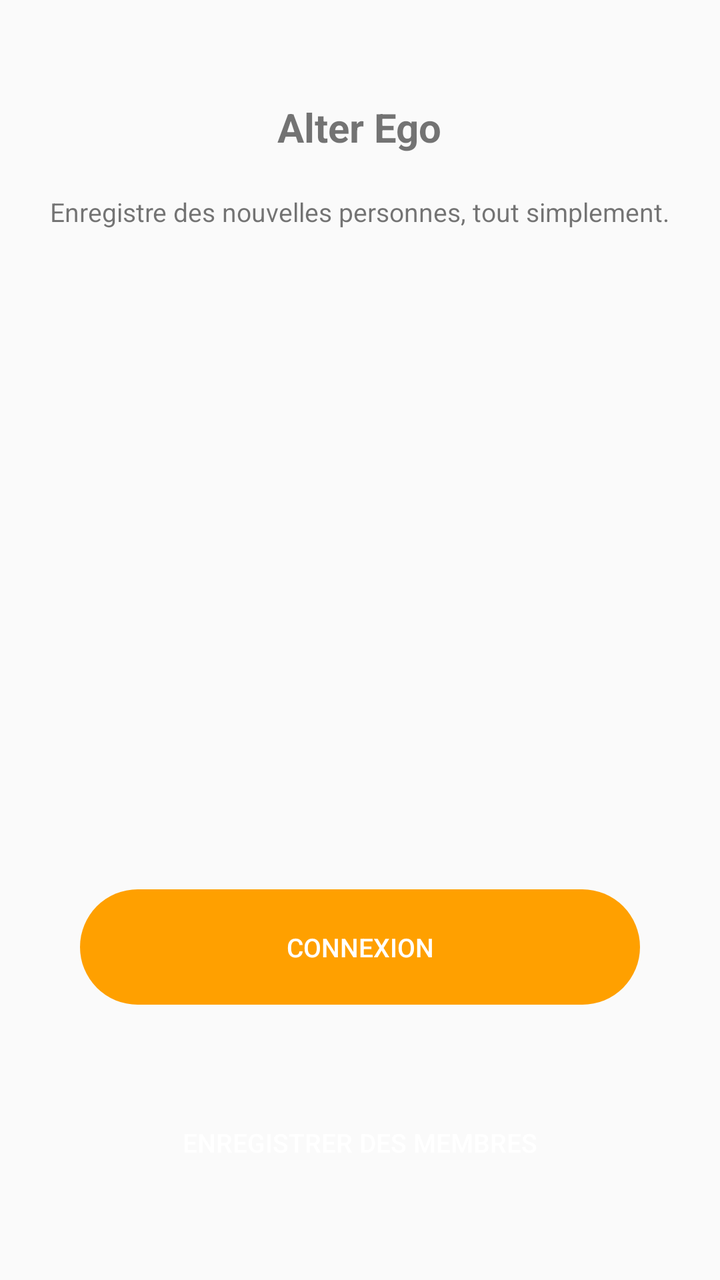
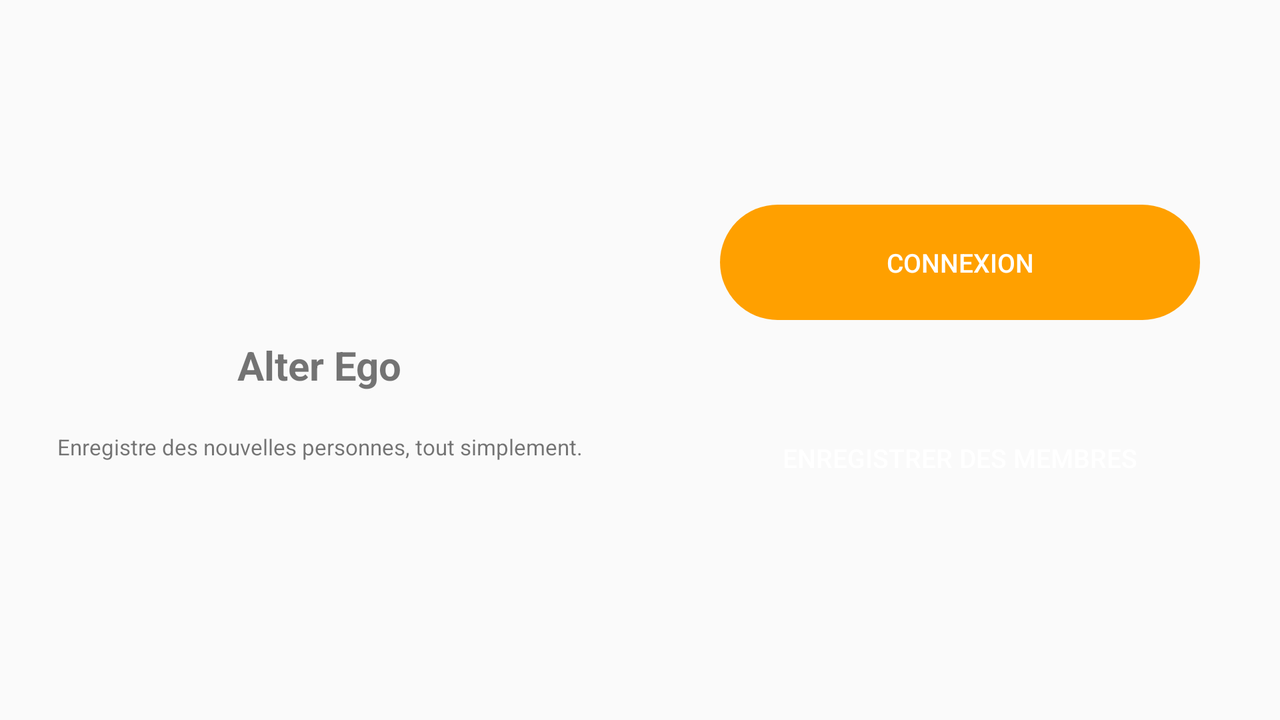

One screen, two layout resources from the same app: the default and the repository's alternative for another configuration. Each is rendered where Android would select it; the XML of both is given below.
<!-- AndroidManifest.xml: activity theme AppTheme.NoTitle -->
<!-- res/layout/activity_main.xml -->
<?xml version="1.0" encoding="utf-8"?>
<android.support.design.widget.CoordinatorLayout
    xmlns:android="http://schemas.android.com/apk/res/android"
    xmlns:tools="http://schemas.android.com/tools"
    android:id="@+id/main_activity_coordinator_layout"
    android:layout_width="match_parent"
    android:layout_height="match_parent"
    tools:context="com.alain.mk.mygestion.MainActivity">

    
    <LinearLayout
        android:layout_width="match_parent"
        android:layout_height="match_parent"
        android:gravity="center"
        android:orientation="vertical">

        
        <ImageView
            android:layout_width="wrap_content"
            android:layout_height="wrap_content"
            android:background="@drawable/userphoto"
            android:layout_margin="@dimen/default_large_margin"/>

        
        <TextView
            android:layout_width="wrap_content"
            android:layout_height="wrap_content"
            android:text="@string/app_name"
            android:textSize="@dimen/default_title_size"
            android:textStyle="bold"
            android:layout_margin="@dimen/default_margin"/>

        
        <TextView
            android:layout_width="wrap_content"
            android:layout_height="wrap_content"
            android:textSize="@dimen/default_text_size"
            android:text="@string/main_activity_description"
            android:layout_margin="@dimen/default_margin"/>

        
        <LinearLayout
            android:layout_width="match_parent"
            android:layout_height="match_parent"
            android:gravity="bottom"
            android:orientation="vertical"
            android:layout_margin="@dimen/default_large_margin">

            
            <Button
                android:id="@+id/main_activity_button_login"
                android:layout_width="match_parent"
                android:layout_height="wrap_content"
                android:text="@string/login"
                android:textColor="#fff"
                android:textSize="@dimen/default_text_size"
                android:background="@drawable/button_radius_accent_col"
                style="?android:attr/borderlessButtonStyle"
                android:layout_margin="@dimen/default_large_margin"
                android:padding="@dimen/default_large_margin"/>

            
            <Button
                android:id="@+id/main_activity_button_register"
                android:layout_width="match_parent"
                android:layout_height="wrap_content"
                android:text="@string/chat_with_mentor"
                android:textColor="#fff"
                android:textSize="@dimen/default_text_size"
                android:background="@drawable/button_radius_primary_col"
                style="?android:attr/borderlessButtonStyle"
                android:layout_margin="@dimen/default_large_margin"
                android:padding="@dimen/default_large_margin"/>

        </LinearLayout>

    </LinearLayout>

</android.support.design.widget.CoordinatorLayout>
<!-- resources referenced by this layout -->
<resources>
  <dimen name="default_large_margin">20dip</dimen>
  <dimen name="default_margin">10dip</dimen>
  <dimen name="default_text_size">13sp</dimen>
  <dimen name="default_title_size">20sp</dimen>
  <!-- drawable button_radius_accent_col (drawable) -->
  <?xml version="1.0" encoding="utf-8"?>
  <shape xmlns:android="http://schemas.android.com/apk/res/android"
      android:shape="rectangle">
  
      <size android:height="40dp"
          android:width="100dp"/>
  
      <solid android:color="@color/colorAccent"/>
  
      <corners android:radius="50dp"/>
  
  </shape>
  <string name="app_name">Alter Ego</string>
  <string name="chat_with_mentor">Enregistrer des membres</string>
  <string name="login">Connexion</string>
  <string name="main_activity_description">Enregistre des nouvelles personnes, tout simplement.</string>
  <style name="AppTheme.NoTitle" parent="AppTheme">
          <item name="windowNoTitle">true</item>
          <item name="windowActionBar">false</item>
          <item name="actionBarTheme">@null</item>
      </style>
  <color name="colorAccent">#FFA000</color>
  <style name="AppTheme" parent="Theme.AppCompat.Light.DarkActionBar">
          
          <item name="colorPrimary">@color/colorPrimary</item>
          <item name="colorPrimaryDark">@color/colorPrimaryDark</item>
          <item name="colorAccent">@color/colorAccent</item>
      </style>
  <color name="colorPrimary">#039BE5</color>
  <color name="colorPrimaryDark">#0288D1</color>
</resources>
<!-- res/layout-land/activity_main.xml (the repository's variant of the layout above) -->
<!-- drawn on the phone turned sideways -->
<?xml version="1.0" encoding="utf-8"?>
<android.support.design.widget.CoordinatorLayout
    xmlns:android="http://schemas.android.com/apk/res/android"
    xmlns:tools="http://schemas.android.com/tools"
    android:id="@+id/main_activity_coordinator_layout"
    android:layout_width="match_parent"
    android:layout_height="match_parent"
    tools:context="com.alain.mk.mygestion.MainActivity">

    <LinearLayout
        android:layout_width="match_parent"
        android:layout_height="match_parent"
        android:orientation="horizontal">

    
    <LinearLayout
        android:layout_width="match_parent"
        android:layout_height="match_parent"
        android:layout_weight="1"
        android:gravity="center"
        android:orientation="vertical">

        
        <ImageView
            android:layout_width="wrap_content"
            android:layout_height="wrap_content"
            android:background="@drawable/userphoto"
            android:layout_margin="@dimen/default_large_margin"/>

        
        <TextView
            android:layout_width="wrap_content"
            android:layout_height="wrap_content"
            android:text="@string/app_name"
            android:textSize="@dimen/default_title_size"
            android:textStyle="bold"
            android:layout_margin="@dimen/default_margin"/>

        
        <TextView
            android:layout_width="wrap_content"
            android:layout_height="wrap_content"
            android:textSize="@dimen/default_text_size_land"
            android:text="@string/main_activity_description"
            android:layout_margin="@dimen/default_margin"/>
    </LinearLayout>
        
        <LinearLayout
            android:layout_width="match_parent"
            android:layout_height="match_parent"
            android:layout_weight="1"
            android:gravity="center"
            android:orientation="vertical"
            android:layout_margin="@dimen/default_large_margin">

            
            <Button
                android:id="@+id/main_activity_button_login"
                android:layout_width="match_parent"
                android:layout_height="wrap_content"
                android:text="@string/login"
                android:textColor="#fff"
                android:textSize="@dimen/default_text_size"
                android:background="@drawable/button_radius_accent_col"
                style="?android:attr/borderlessButtonStyle"
                android:layout_margin="@dimen/default_large_margin"
                android:padding="@dimen/default_large_margin"/>

            
            <Button
                android:id="@+id/main_activity_button_register"
                android:layout_width="match_parent"
                android:layout_height="wrap_content"
                android:text="@string/chat_with_mentor"
                android:textColor="#fff"
                android:textSize="@dimen/default_text_size"
                android:background="@drawable/button_radius_primary_col"
                style="?android:attr/borderlessButtonStyle"
                android:layout_margin="@dimen/default_large_margin"
                android:padding="@dimen/default_large_margin"/>

        </LinearLayout>

    </LinearLayout>

</android.support.design.widget.CoordinatorLayout>
<!-- resources referenced by the variant -->
<!-- as the phone turned sideways resolves them -->
<resources>
  <dimen name="default_large_margin">20dip</dimen>
  <dimen name="default_margin">10dip</dimen>
  <dimen name="default_text_size">13sp</dimen>
  <dimen name="default_text_size_land">11sp</dimen>
  <dimen name="default_title_size">20sp</dimen>
  <!-- drawable button_radius_accent_col (drawable) -->
  <?xml version="1.0" encoding="utf-8"?>
  <shape xmlns:android="http://schemas.android.com/apk/res/android"
      android:shape="rectangle">
  
      <size android:height="40dp"
          android:width="100dp"/>
  
      <solid android:color="@color/colorAccent"/>
  
      <corners android:radius="50dp"/>
  
  </shape>
  <string name="app_name">Alter Ego</string>
  <string name="chat_with_mentor">Enregistrer des membres</string>
  <string name="login">Connexion</string>
  <string name="main_activity_description">Enregistre des nouvelles personnes, tout simplement.</string>
  <style name="AppTheme.NoTitle" parent="AppTheme">
          <item name="windowNoTitle">true</item>
          <item name="windowActionBar">false</item>
          <item name="actionBarTheme">@null</item>
      </style>
  <color name="colorAccent">#FFA000</color>
  <style name="AppTheme" parent="Theme.AppCompat.Light.DarkActionBar">
          
          <item name="colorPrimary">@color/colorPrimary</item>
          <item name="colorPrimaryDark">@color/colorPrimaryDark</item>
          <item name="colorAccent">@color/colorAccent</item>
      </style>
  <color name="colorPrimary">#039BE5</color>
  <color name="colorPrimaryDark">#0288D1</color>
</resources>
